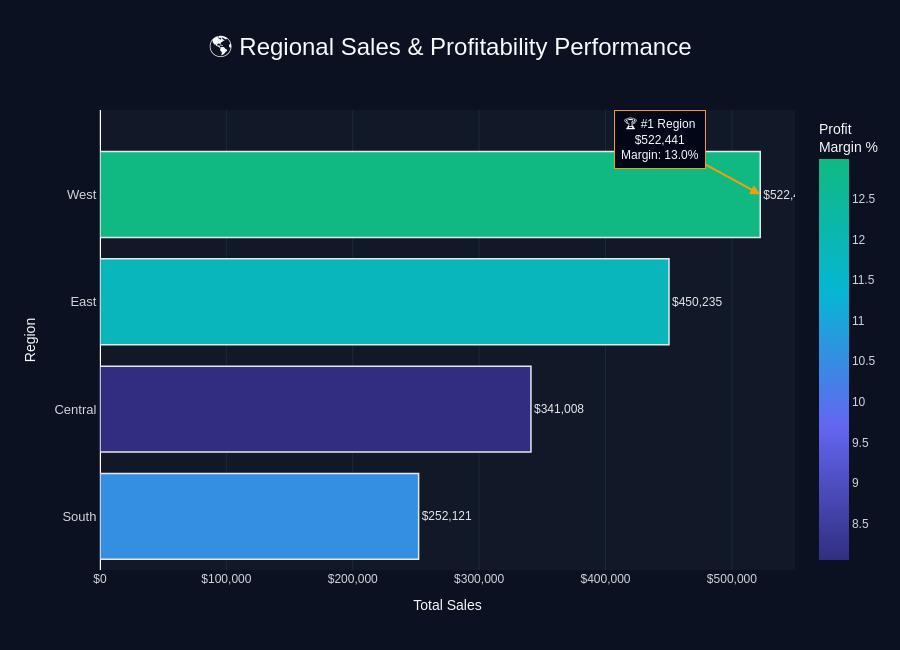

Notebook code for this chart:
### Markdown cell above
# 05. Regional Sales & Profitability

### Business Question

Which Regions generate the strongest Sales and Profit?

Regional aggregation helps identify geographically strong and weak
markets.

### Code cell
# Aggregate major business metrics by Region

region_performance = (
    df.groupby("Region", as_index=False)
      .agg(
          Total_Sales=("Sales", "sum"),
          Total_Profit=("Profit", "sum"),
          Total_Quantity=("Quantity", "sum"),
          Total_Orders=("Order_ID", "nunique"),
          Total_Customers=("Customer_ID", "nunique")
      )
)

# Calculate regional Profit Margin

region_performance["Profit_Margin_%"] = (
    region_performance["Total_Profit"]
    / region_performance["Total_Sales"]
    * 100
)

# Rank Regions by Sales

region_performance = region_performance.sort_values(
    "Total_Sales",
    ascending=False
).reset_index(drop=True)

# Create Sales Rank

region_performance["Sales_Rank"] = (
    region_performance["Total_Sales"]
    .rank(method="dense", ascending=False)
    .astype(int)
)

display(region_performance.round(2))


# Create an interactive premium horizontal Sales visualization

fig = px.bar(
    region_performance.sort_values("Total_Sales"),
    x="Total_Sales",
    y="Region",
    orientation="h",
    text="Total_Sales",
    color="Profit_Margin_%",
    color_continuous_scale=[
        "#312E81",
        "#6366F1",
        "#06B6D4",
        "#10B981"
    ],
    hover_data={
        "Sales_Rank": True,
        "Total_Sales": ":,.2f",
        "Total_Profit": ":,.2f",
        "Profit_Margin_%": ":.2f",
        "Total_Orders": ":,.0f",
        "Total_Customers": ":,.0f",
        "Total_Quantity": ":,.0f"
    },
    title="Regional Sales & Profitability Performance",
    labels={
        "Total_Sales": "Total Sales",
        "Region": "Region",
        "Profit_Margin_%": "Profit Margin (%)"
    }
)


# Format Sales labels and hover information

fig.update_traces(
    texttemplate="$%{text:,.0f}",
    textposition="outside",
    marker_line_width=1.5,
    marker_line_color="#E5E7EB",
    hovertemplate=(
        "<b>%{y}</b><br>"
        "Sales: $%{x:,.2f}<br>"
        "Profit: $%{customdata[2]:,.2f}<br>"
        "Profit Margin: %{customdata[3]:.2f}%<br>"
        "Orders: %{customdata[4]:,.0f}<br>"
        "Customers: %{customdata[5]:,.0f}<br>"
        "Quantity: %{customdata[6]:,.0f}"
        "<extra></extra>"
    )
)


# Apply premium dashboard styling

fig.update_layout(
    title={
        "text": "🌎 Regional Sales & Profitability Performance",
        "x": 0.5,
        "xanchor": "center",
        "font": {
            "size": 24,
            "family": "Arial",
            "color": "#F8FAFC"
        }
    },

    paper_bgcolor="#0B1120",
    plot_bgcolor="#111827",

    font={
        "family": "Arial",
        "color": "#E5E7EB"
    },

    height=650,

    margin={
        "l": 100,
        "r": 80,
        "t": 110,
        "b": 80
    },

    xaxis={
        "title": "Total Sales",
        "tickprefix": "$",
        "tickformat": ",",
        "showgrid": True,
        "gridcolor": "#1F2937",
        "gridwidth": 1,
        "tickfont": {
            "size": 12,
            "color": "#D1D5DB"
        },
        "title_font": {
            "size": 14,
            "color": "#F8FAFC"
        }
    },

    yaxis={
        "title": "Region",
        "showgrid": False,
        "showline": True,
        "linecolor": "#374151",
        "tickfont": {
            "size": 13,
            "color": "#D1D5DB"
        },
        "title_font": {
            "size": 14,
            "color": "#F8FAFC"
        }
    },

    coloraxis_colorbar={
        "title": "Profit<br>Margin %",
        "tickfont": {
            "color": "#D1D5DB"
        },
        "title_font": {
            "color": "#F8FAFC"
        }
    },

    hoverlabel={
        "bgcolor": "#020617",
        "font_size": 13,
        "font_family": "Arial",
        "font_color": "#F8FAFC",
        "bordercolor": "#6366F1"
    }
)


# Highlight the highest-Sales Region

top_region = region_performance.iloc[0]

fig.add_annotation(
    x=top_region["Total_Sales"],
    y=top_region["Region"],
    text=(
        f"🏆 #1 Region<br>"
        f"${top_region['Total_Sales']:,.0f}<br>"
        f"Margin: {top_region['Profit_Margin_%']:.1f}%"
    ),
    showarrow=True,
    arrowhead=2,
    arrowwidth=2,
    arrowcolor="#F59E0B",
    ax=-100,
    ay=-55,
    bgcolor="#020617",
    bordercolor="#F59E0B",
    borderwidth=1,
    borderpad=6,
    font={
        "size": 12,
        "color": "#F8FAFC"
    }
)


# Display the final interactive visualization

fig.show()

### Figure 1 — Plotly figure (JSON) as saved in the notebook; plotly's stock layout.template omitted (floating-point values rounded to 4 significant figures)
{"data": [{"customdata": [[4.0, 26550.0, 10.53, 487.0, 357.0, 3529.0], [3.0, 27450.0, 8.05, 711.0, 471.0, 5239.0], [2.0, 53400.0, 11.86, 844.0, 523.0, 6251.0], [1.0, 67860.0, 12.99, 961.0, 551.0, 7298.0]], "hovertemplate": "<b>%{y}</b><br>Sales: $%{x:,.2f}<br>Profit: $%{customdata[2]:,.2f}<br>Profit Margin: %{customdata[3]:.2f}%<br>Orders: %{customdata[4]:,.0f}<br>Customers: %{customdata[5]:,.0f}<br>Quantity: %{customdata[6]:,.0f}<extra></extra>", "legendgroup": "", "marker": {"color": [10.53, 8.05, 11.86, 12.99], "coloraxis": "coloraxis", "line": {"color": "#E5E7EB", "width": 1.5}, "pattern": {"shape": ""}}, "name": "", "orientation": "h", "showlegend": false, "text": [252100.0, 341000.0, 450200.0, 522400.0], "textposition": "outside", "texttemplate": "$%{text:,.0f}", "type": "bar", "x": [252100.0, 341000.0, 450200.0, 522400.0], "xaxis": "x", "y": ["South", "Central", "East", "West"], "yaxis": "y"}], "layout": {"annotations": [{"arrowcolor": "#F59E0B", "arrowhead": 2, "arrowwidth": 2, "ax": -100, "ay": -55, "bgcolor": "#020617", "bordercolor": "#F59E0B", "borderpad": 6, "borderwidth": 1, "font": {"color": "#F8FAFC", "size": 12}, "showarrow": true, "text": "🏆 #1 Region<br>$522,441<br>Margin: 13.0%", "x": 522400.0, "y": "West"}], "barmode": "relative", "coloraxis": {"autocolorscale": false, "colorbar": {"tickfont": {"color": "#D1D5DB"}, "title": {"font": {"color": "#F8FAFC"}, "text": "Profit<br>Margin %"}}, "colorscale": [[0, "#312E81"], [0.3333, "#6366F1"], [0.6667, "#06B6D4"], [1, "#10B981"]]}, "font": {"color": "#E5E7EB", "family": "Arial"}, "height": 650, "hoverlabel": {"bgcolor": "#020617", "bordercolor": "#6366F1", "font": {"color": "#F8FAFC", "family": "Arial", "size": 13}}, "legend": {"tracegroupgap": 0}, "margin": {"b": 80, "l": 100, "r": 80, "t": 110}, "paper_bgcolor": "#0B1120", "plot_bgcolor": "#111827", "title": {"font": {"color": "#F8FAFC", "family": "Arial", "size": 24}, "text": "🌎 Regional Sales & Profitability Performance", "x": 0.5, "xanchor": "center"}, "xaxis": {"anchor": "y", "domain": [0, 1], "gridcolor": "#1F2937", "gridwidth": 1, "showgrid": true, "tickfont": {"color": "#D1D5DB", "size": 12}, "tickformat": ",", "tickprefix": "$", "title": {"font": {"color": "#F8FAFC", "size": 14}, "text": "Total Sales"}}, "yaxis": {"anchor": "x", "domain": [0, 1], "linecolor": "#374151", "showgrid": false, "showline": true, "tickfont": {"color": "#D1D5DB", "size": 13}, "title": {"font": {"color": "#F8FAFC", "size": 14}, "text": "Region"}}}}
